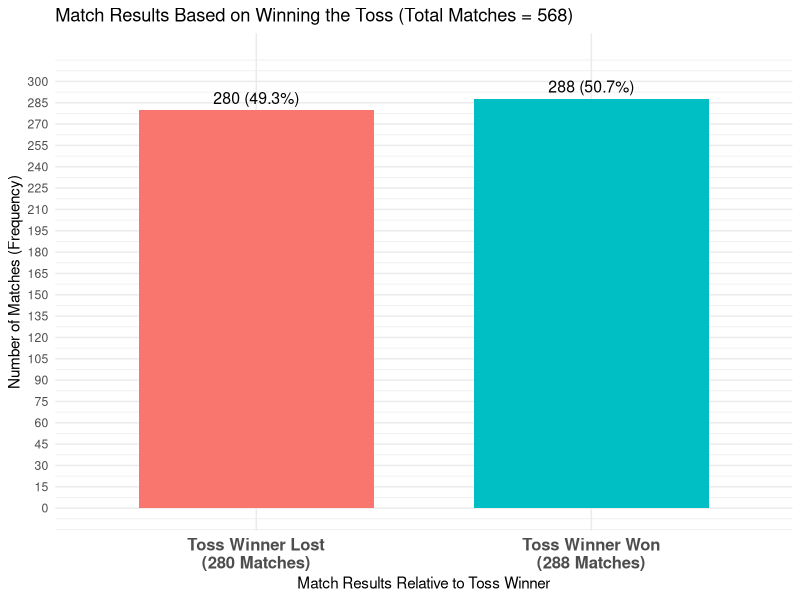
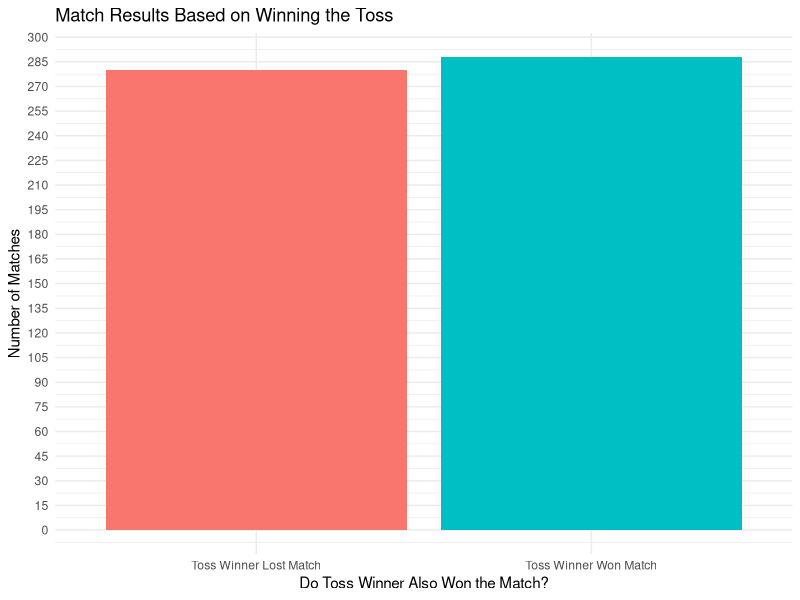

Here is the R script that generated these plots, in order:
#Import the dataset (Match.csv)
library(readr)
Match <- read_csv("Match.csv") #This will observe the dataset i.e columns, rows and column names.
View(Match)
Match <- na.omit(Match) #This command handles missing match records and removes the incomplete outcomes.
#Creating a seperate column in the dataset called as "Toss_Won_Match"(i.e Binary Outcome Variable). This operation produces output 1 if Toss_Winner ID equals to Match_Winner ID otherwise 0.This column gives us the clear information about Winner vs Lost
Match$Toss_Won_Match <- ifelse(Match$Toss_Winner == Match$Match_Winner, 1, 0)
#contigency table is created to get the draw counts of Toss Winner Wins i.e 1 or Losses i.e 0
contigency_table <- table(Match$Toss_Won_Match)
print(contigency_table)
install.packages("ggplot2")
#installing package called ggplot2 to feature R graph
library(ggplot2)
#Creating data frame for plotting from contigency table
plot_data <- as.data.frame(contigency_table)
#Creating contigency table data frame to view as viewable file
contigency_DF <- as.data.frame(contigency_table)
#contigency table is created to get the draw counts of Toss Winner Wins i.e 1 or Losses i.e 0
contigency_table <- table(Match$Toss_Won_Match)
print(contigency_table)
#Creating Main Barplot 
names(plot_data) <- c("Outcome_ID", "Count")
plot_data$Outcome <- factor(plot_data$Outcome_ID, 
                            levels = c(0, 1), 
                            labels = c("Toss Winner Lost Match", "Toss Winner Won Match"))
#Calculating percentages and creating the final label for the plot (Required for geom_text)
total_matches <- sum(plot_data$Count) 
plot_data$Percentage <- (plot_data$Count / total_matches) * 100
# Formating the labels to show both count and percentage on the bar
plot_data$Label <- paste0(plot_data$Count, " (", round(plot_data$Percentage, 1), "%)")
toss_won_plot <- ggplot(plot_data, aes(x = Outcome, y = Count, fill = Outcome)) +
  geom_bar(stat = "identity", width = 0.7) +
  geom_text(aes(label = Label), vjust = -0.5, size = 4) +
  scale_y_continuous(
    breaks = seq(0, 300, 15),
    limits = c(0, max(plot_data$Count) + 30)
  ) +
  scale_x_discrete(labels = c(
    "Toss Winner Lost\n(280 Matches)",
    "Toss Winner Won\n(288 Matches)"
  )) +
  labs(
    title = "Match Results Based on Winning the Toss (Total Matches = 568)",
    x = "Match Results Relative to Toss Winner",
    y = "Number of Matches (Frequency)"
  ) +
  theme_minimal() +
  theme(
    legend.position = "none",
    axis.text.x = element_text(size = 12, face = "bold")
  )
print(toss_won_plot)
names(plot_data) <- c("Outcome_ID", "Count")
plot_data$Outcome <- factor(plot_data$Outcome_ID, 
                              levels = c(0, 1), 
                              labels = c("Toss Winner Lost Match", "Toss Winner Won Match"))
#generating the Barplot with custom x and y labels.
 toss_won_plot <- ggplot(plot_data, aes(x = Outcome, y = Count, fill = Outcome)) +
       geom_bar(stat = "identity")+
  scale_y_continuous(breaks = seq(0, 300, 15)) +
  labs(
         title = "Match Results Based on Winning the Toss",
         x = "Do Toss Winner Also Won the Match?",
         y = "Number of Matches"
      ) +
        theme_minimal() + 
        theme(legend.position="none")
print(toss_won_plot)
#Input the raw counts from the contigency table
match_results <- c(280, 288)
#Run the Chi-Square Test (Tests against the 50/50 null hypothesis)
chi_sq_result <- chisq.test(match_results)
print(chi_sq_result)
